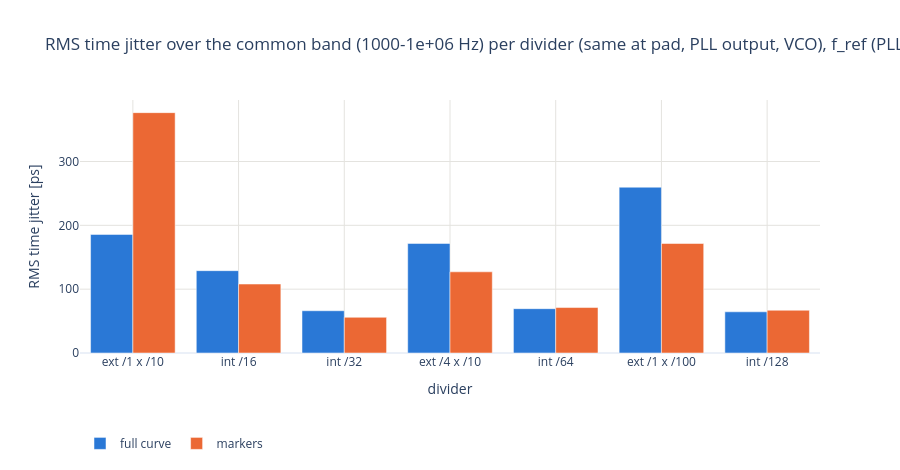

The notebook cell saved with this chart:
### Code cell
# RMS jitter over the common band per divider (markers and full curve): should be the same for every divider.
band = ok["common_band"].iloc[0] if len(ok) else ""
fig = go.Figure()
for col, name, color in (("time_jitter_trace_common_ps", "full curve", "#2a78d6"),
                         ("time_jitter_common_ps", "markers", "#eb6834")):
    fig.add_bar(x=ok["divider"], y=ok[col], name=name, marker_color=color,
                customdata=np.c_[ok["total_div"], ok["f_out"] / 1e6, ok["carrier_dbm"]],
                hovertemplate=(f"{name}: %{{y:.1f}} ps<br>%{{x}} (/%{{customdata[0]:.0f}}, %{{customdata[1]:g}} MHz, "
                               "carrier %{customdata[2]:.1f} dBm)<extra></extra>"))
fig.update_layout(title=f"RMS time jitter over the common band ({band} Hz) per divider (same at pad, PLL output, VCO), {REF_TXT}", template="plotly_white",
                  height=470, barmode="group", legend=dict(orientation="h", y=-0.3))
fig.update_xaxes(title="divider", categoryorder="array", categoryarray=list(ok["divider"]), gridcolor=GRID)
fig.update_yaxes(title="RMS time jitter [ps]", gridcolor=GRID, rangemode="tozero")
save(fig, "jitter_common")

### Figure 1 — Plotly figure (JSON) as saved in the notebook; plotly's stock layout.template omitted (floating-point values rounded to 4 significant figures)
{"data": [{"customdata": [[10.0, 100.0, -8.101], [16.0, 62.5, 1.133], [32.0, 31.25, -1.438], [40.0, 25.0, -2.406], [64.0, 15.62, -3.127], [100.0, 10.0, -4.164], [128.0, 7.812, -4.642]], "hovertemplate": "full curve: %{y:.1f} ps<br>%{x} (/%{customdata[0]:.0f}, %{customdata[1]:g} MHz, carrier %{customdata[2]:.1f} dBm)<extra></extra>", "marker": {"color": "#2a78d6"}, "name": "full curve", "type": "bar", "x": ["ext /1 x /10", "int /16", "int /32", "ext /4 x /10", "int /64", "ext /1 x /100", "int /128"], "y": [185.8, 129.0, 66.21, 171.6, 69.46, 259.8, 64.54]}, {"customdata": [[10.0, 100.0, -8.101], [16.0, 62.5, 1.133], [32.0, 31.25, -1.438], [40.0, 25.0, -2.406], [64.0, 15.62, -3.127], [100.0, 10.0, -4.164], [128.0, 7.812, -4.642]], "hovertemplate": "markers: %{y:.1f} ps<br>%{x} (/%{customdata[0]:.0f}, %{customdata[1]:g} MHz, carrier %{customdata[2]:.1f} dBm)<extra></extra>", "marker": {"color": "#eb6834"}, "name": "markers", "type": "bar", "x": ["ext /1 x /10", "int /16", "int /32", "ext /4 x /10", "int /64", "ext /1 x /100", "int /128"], "y": [376.5, 108.0, 55.93, 127.2, 71.22, 171.5, 66.99]}], "layout": {"barmode": "group", "height": 470, "legend": {"orientation": "h", "y": -0.3}, "title": {"text": "RMS time jitter over the common band (1000-1e+06 Hz) per divider (same at pad, PLL output, VCO), f_ref (PLL input) 7.812 MHz: reference spurs at k x f_ref"}, "xaxis": {"categoryarray": ["ext /1 x /10", "int /16", "int /32", "ext /4 x /10", "int /64", "ext /1 x /100", "int /128"], "categoryorder": "array", "gridcolor": "#e4e3df", "title": {"text": "divider"}}, "yaxis": {"gridcolor": "#e4e3df", "rangemode": "tozero", "title": {"text": "RMS time jitter [ps]"}}}}
